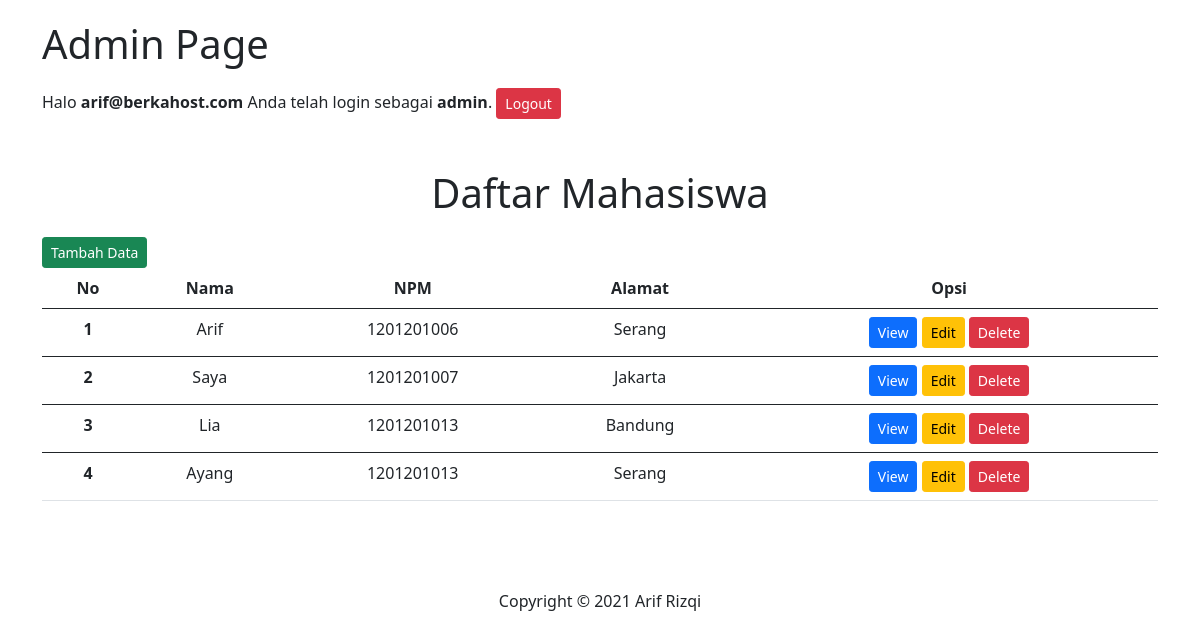
Screenshot of /admin.php (signed in) with the database file from the repository.
### tables this page shows
CREATE TABLE `mahasiswa` (
  `id` int(11) NOT NULL,
  `nama` varchar(10) NOT NULL,
  `npm` int(10) NOT NULL,
  `alamat` varchar(255) NOT NULL
);

### admin.php (the view, shortened to what this page needs)
<?php
 include 'koneksi.php';
require_once 'inc/header.php';
?>
<div class="container">
    <h1 style="margin: 20px 0 20px 0;">Admin Page</h1>
    <p>Halo <b><?php echo $_SESSION['email']; ?></b> Anda telah login sebagai
        <b><?php echo $_SESSION['level']; ?></b>. <a href="logout.php"><button type="button"
                class="btn btn-danger btn-sm">Logout</button></a></a></p>
    <h1 style="margin: 50px 0 20px 0;">
        <center>Daftar Mahasiswa</center>
    </h1>
    <a href="tambah.php"><button type="button" class="btn btn-success btn-sm">Tambah Data</button></a>
    <table style="text-align: center;" class="table table-hover">
        <thead>
            <tr>
                <th scope="col">No</th>
                <th scope="col">Nama</th>
                <th scope="col">NPM</th>
                <th scope="col">Alamat</th>
                <th scope="col">Opsi</th>
            </tr>
        </thead>
        <?php
    $query = $koneksi->query("SELECT * FROM mahasiswa");
    $no = 1;
    while ($data = $query->fetch_assoc()) :
    ?>
        <tbody>
            <tr>
                <th scope="row"><?= $no++; ?></th>
                <td><?= $data['nama']; ?></td>
                <td><?= $data['npm']; ?></td>
                <td><?= $data['alamat']; ?></td>
                <td>
                    <a href="view.php?id=<?= $data['id']; ?>"><button type="button"
                            class="btn btn-primary btn-sm">View</button></a>
                    <a href="edit.php?id=<?= $data['id']; ?>"><button type="button"
                            class="btn btn-warning btn-sm">Edit</button></a>
                    <a href="delete.php?id=<?= $data['id']; ?>"><button type="button"
                            class="btn btn-danger btn-sm">Delete</button></a>
                </td>
            </tr>
        </tbody>
        <?php
    endwhile;
    ?>
    </table>
</div>
<?php include 'inc/footer.php' ?>

### inc/header.php (shortened to what this page needs)
<!doctype html>
<html lang="en">
<head>
    <link href="assets/css/bootstrap.min.css" rel="stylesheet"
>
</head>
<body>

### inc/footer.php (shortened to what this page needs)
</body>
<br><br><br>
<span><center>Copyright &copy; 2021 Arif Rizqi</center></span>
</html>

### rows the page displays
mahasiswa: nama "Arif", npm "1201201006", alamat "Serang"
mahasiswa: nama "Saya", npm "1201201007", alamat "Jakarta"
mahasiswa: nama "Lia", npm "1201201013", alamat "Bandung"
mahasiswa: nama "Ayang", npm "1201201013", alamat "Serang"

### other values shown
$_SESSION['email'] "arif@berkahost.com"
$_SESSION['level'] "admin"
